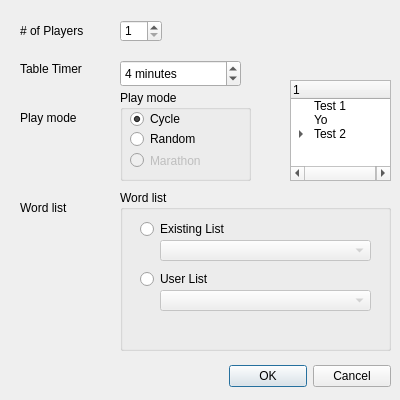
<ui version="4.0" >
 <class>tableCreateForm</class>
 <widget class="QDialog" name="tableCreateForm" >
  <property name="geometry" >
   <rect>
    <x>0</x>
    <y>0</y>
    <width>400</width>
    <height>400</height>
   </rect>
  </property>
  <property name="minimumSize" >
   <size>
    <width>400</width>
    <height>400</height>
   </size>
  </property>
  <property name="maximumSize" >
   <size>
    <width>400</width>
    <height>400</height>
   </size>
  </property>
  <property name="windowTitle" >
   <string>Create Table</string>
  </property>
  <property name="accessibleDescription" >
   <string/>
  </property>
  <widget class="QLabel" name="label_2" >
   <property name="geometry" >
    <rect>
     <x>20</x>
     <y>110</y>
     <width>91</width>
     <height>16</height>
    </rect>
   </property>
   <property name="text" >
    <string>Play mode</string>
   </property>
  </widget>
  <widget class="QSpinBox" name="playersSpinBox" >
   <property name="geometry" >
    <rect>
     <x>120</x>
     <y>20</y>
     <width>42</width>
     <height>22</height>
    </rect>
   </property>
   <property name="minimum" >
    <number>1</number>
   </property>
   <property name="maximum" >
    <number>6</number>
   </property>
  </widget>
  <widget class="QLabel" name="label" >
   <property name="geometry" >
    <rect>
     <x>20</x>
     <y>20</y>
     <width>91</width>
     <height>21</height>
    </rect>
   </property>
   <property name="text" >
    <string># of Players</string>
   </property>
  </widget>
  <widget class="QLabel" name="label_3" >
   <property name="geometry" >
    <rect>
     <x>20</x>
     <y>60</y>
     <width>91</width>
     <height>17</height>
    </rect>
   </property>
   <property name="text" >
    <string>Table Timer</string>
   </property>
  </widget>
  <widget class="QLabel" name="label_4" >
   <property name="geometry" >
    <rect>
     <x>20</x>
     <y>200</y>
     <width>91</width>
     <height>16</height>
    </rect>
   </property>
   <property name="text" >
    <string>Word list</string>
   </property>
  </widget>
  <widget class="QGroupBox" name="groupBox_3" >
   <property name="geometry" >
    <rect>
     <x>120</x>
     <y>190</y>
     <width>271</width>
     <height>161</height>
    </rect>
   </property>
   <property name="title" >
    <string>Word list</string>
   </property>
   <widget class="QRadioButton" name="userRbo" >
    <property name="geometry" >
     <rect>
      <x>20</x>
      <y>80</y>
      <width>83</width>
      <height>18</height>
     </rect>
    </property>
    <property name="text" >
     <string>User List</string>
    </property>
   </widget>
   <widget class="QRadioButton" name="existingRbo" >
    <property name="geometry" >
     <rect>
      <x>20</x>
      <y>30</y>
      <width>121</width>
      <height>18</height>
     </rect>
    </property>
    <property name="text" >
     <string>Existing List</string>
    </property>
   </widget>
   <widget class="QComboBox" name="elistsCbo" >
    <property name="enabled" >
     <bool>false</bool>
    </property>
    <property name="geometry" >
     <rect>
      <x>40</x>
      <y>50</y>
      <width>211</width>
      <height>21</height>
     </rect>
    </property>
   </widget>
   <widget class="QComboBox" name="ulistsCbo" >
    <property name="enabled" >
     <bool>false</bool>
    </property>
    <property name="geometry" >
     <rect>
      <x>40</x>
      <y>100</y>
      <width>211</width>
      <height>21</height>
     </rect>
    </property>
   </widget>
  </widget>
  <widget class="QDialogButtonBox" name="buttonBox" >
   <property name="geometry" >
    <rect>
     <x>229</x>
     <y>360</y>
     <width>162</width>
     <height>32</height>
    </rect>
   </property>
   <property name="orientation" >
    <enum>Qt::Horizontal</enum>
   </property>
   <property name="standardButtons" >
    <set>QDialogButtonBox::Cancel|QDialogButtonBox::NoButton|QDialogButtonBox::Ok</set>
   </property>
  </widget>
  <widget class="QSpinBox" name="timerSpinBox" >
   <property name="geometry" >
    <rect>
     <x>120</x>
     <y>60</y>
     <width>121</width>
     <height>27</height>
    </rect>
   </property>
   <property name="specialValueText" >
    <string/>
   </property>
   <property name="suffix" >
    <string> minutes</string>
   </property>
   <property name="minimum" >
    <number>1</number>
   </property>
   <property name="maximum" >
    <number>60</number>
   </property>
   <property name="value" >
    <number>4</number>
   </property>
  </widget>
  <widget class="QGroupBox" name="groupBox" >
   <property name="geometry" >
    <rect>
     <x>120</x>
     <y>90</y>
     <width>131</width>
     <height>91</height>
    </rect>
   </property>
   <property name="title" >
    <string>Play mode</string>
   </property>
   <widget class="QRadioButton" name="cycleRbo" >
    <property name="geometry" >
     <rect>
      <x>10</x>
      <y>20</y>
      <width>83</width>
      <height>18</height>
     </rect>
    </property>
    <property name="text" >
     <string>Cycle</string>
    </property>
    <property name="checked" >
     <bool>true</bool>
    </property>
   </widget>
   <widget class="QRadioButton" name="randomRbo" >
    <property name="geometry" >
     <rect>
      <x>10</x>
      <y>40</y>
      <width>83</width>
      <height>18</height>
     </rect>
    </property>
    <property name="text" >
     <string>Random</string>
    </property>
   </widget>
   <widget class="QRadioButton" name="endlessRbo" >
    <property name="enabled" >
     <bool>false</bool>
    </property>
    <property name="geometry" >
     <rect>
      <x>10</x>
      <y>60</y>
      <width>101</width>
      <height>21</height>
     </rect>
    </property>
    <property name="text" >
     <string>Marathon</string>
    </property>
    <property name="checkable" >
     <bool>true</bool>
    </property>
   </widget>
  </widget>
  <widget class="QTreeWidget" name="treeWidget" >
   <property name="geometry" >
    <rect>
     <x>290</x>
     <y>80</y>
     <width>101</width>
     <height>101</height>
    </rect>
   </property>
   <column>
    <property name="text" >
     <string>1</string>
    </property>
   </column>
   <item>
    <property name="text" >
     <string>Test 1</string>
    </property>
   </item>
   <item>
    <property name="text" >
     <string>Yo</string>
    </property>
   </item>
   <item>
    <property name="text" >
     <string>Test 2</string>
    </property>
    <item>
     <property name="text" >
      <string>Test 2.1</string>
     </property>
    </item>
    <item>
     <property name="text" >
      <string>Test 2.2</string>
     </property>
    </item>
   </item>
  </widget>
 </widget>
 <resources/>
 <connections>
  <connection>
   <sender>buttonBox</sender>
   <signal>accepted()</signal>
   <receiver>tableCreateForm</receiver>
   <slot>accept()</slot>
   <hints>
    <hint type="sourcelabel" >
     <x>308</x>
     <y>404</y>
    </hint>
    <hint type="destinationlabel" >
     <x>96</x>
     <y>380</y>
    </hint>
   </hints>
  </connection>
  <connection>
   <sender>buttonBox</sender>
   <signal>rejected()</signal>
   <receiver>tableCreateForm</receiver>
   <slot>reject()</slot>
   <hints>
    <hint type="sourcelabel" >
     <x>376</x>
     <y>410</y>
    </hint>
    <hint type="destinationlabel" >
     <x>375</x>
     <y>375</y>
    </hint>
   </hints>
  </connection>
  <connection>
   <sender>userRbo</sender>
   <signal>toggled(bool)</signal>
   <receiver>ulistsCbo</receiver>
   <slot>setEnabled(bool)</slot>
   <hints>
    <hint type="sourcelabel" >
     <x>171</x>
     <y>276</y>
    </hint>
    <hint type="destinationlabel" >
     <x>329</x>
     <y>295</y>
    </hint>
   </hints>
  </connection>
  <connection>
   <sender>existingRbo</sender>
   <signal>toggled(bool)</signal>
   <receiver>elistsCbo</receiver>
   <slot>setEnabled(bool)</slot>
   <hints>
    <hint type="sourcelabel" >
     <x>183</x>
     <y>227</y>
    </hint>
    <hint type="destinationlabel" >
     <x>307</x>
     <y>246</y>
    </hint>
   </hints>
  </connection>
 </connections>
</ui>
